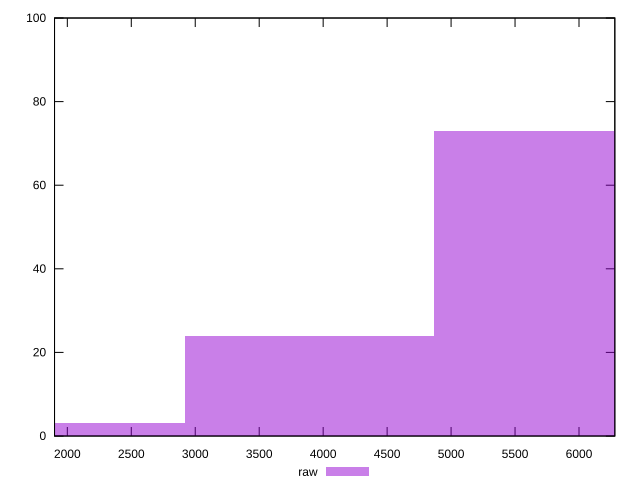

The gnuplot source for this figure:
reset

$raw <<EOF
5838.100203863176 73
3892.0668025754508 24
1946.0334012877254 3
EOF

set key outside below
set boxwidth 1946.0334012877254
set xrange [1900:6280]
set yrange [0:100]
set trange [0:100]
set style fill transparent solid 0.5 noborder
set terminal svg size 640, 490 enhanced background rgb 'white'
set output "report_00014_2021-02-09T15:56:05.503Z/unused-javascript/samples/pages+cached/raw/histogram.svg"

plot $raw title "raw" with boxes

reset
